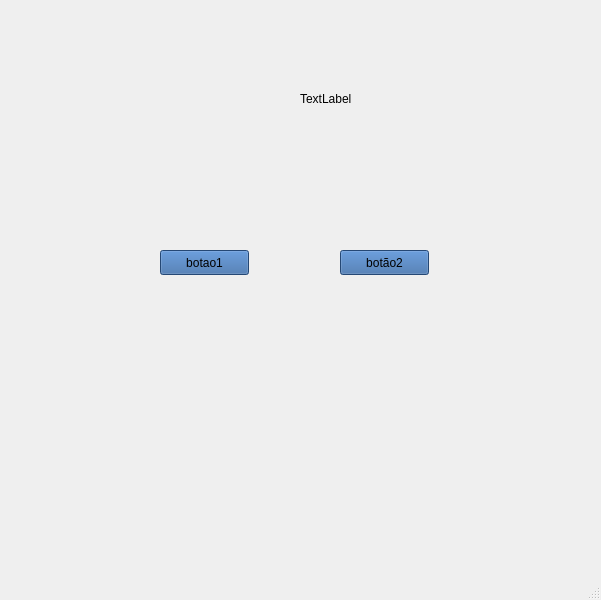
<?xml version="1.0" encoding="UTF-8"?>
<ui version="4.0">
 <class>MainWindow</class>
 <widget class="QMainWindow" name="MainWindow">
  <property name="geometry">
   <rect>
    <x>0</x>
    <y>0</y>
    <width>601</width>
    <height>600</height>
   </rect>
  </property>
  <property name="windowTitle">
   <string>MainWindow</string>
  </property>
  <widget class="QWidget" name="centralwidget">
   <widget class="QPushButton" name="botao1">
    <property name="geometry">
     <rect>
      <x>160</x>
      <y>250</y>
      <width>89</width>
      <height>25</height>
     </rect>
    </property>
    <property name="styleSheet">
     <string notr="true">background-color: rgb(52, 101, 164);</string>
    </property>
    <property name="text">
     <string>botao1</string>
    </property>
   </widget>
   <widget class="QPushButton" name="botao2">
    <property name="geometry">
     <rect>
      <x>340</x>
      <y>250</y>
      <width>89</width>
      <height>25</height>
     </rect>
    </property>
    <property name="styleSheet">
     <string notr="true">background-color: rgb(52, 101, 164);</string>
    </property>
    <property name="text">
     <string>botão2</string>
    </property>
   </widget>
   <widget class="QLabel" name="label">
    <property name="geometry">
     <rect>
      <x>300</x>
      <y>90</y>
      <width>67</width>
      <height>17</height>
     </rect>
    </property>
    <property name="text">
     <string>TextLabel</string>
    </property>
   </widget>
  </widget>
  <widget class="QMenuBar" name="menubar">
   <property name="geometry">
    <rect>
     <x>0</x>
     <y>0</y>
     <width>601</width>
     <height>22</height>
    </rect>
   </property>
  </widget>
  <widget class="QStatusBar" name="statusbar"/>
 </widget>
 <resources/>
 <connections/>
</ui>
